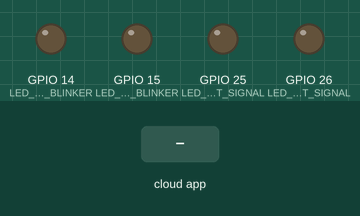
This sketch was run on a simulated ESP32. On the bench: output pins drawn as LEDs (lit = HIGH). Dashed ring = blinking. Inputs (shaded band) come from the test bench. The ROS host is connected and sends only what is stated.

Above: at 1.2 s.
1.3 s: the phone or cloud app sets blinkers to 1
At 1.55 s:
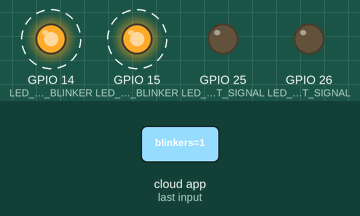
4.3 s: the phone or cloud app sets left_signal to 1
At 4.7 s:
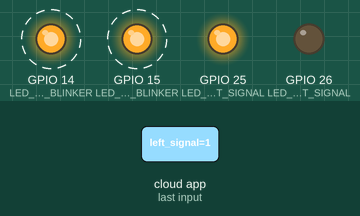
7.3 s: the phone or cloud app sets right_signal to 1
At 7.7 s:
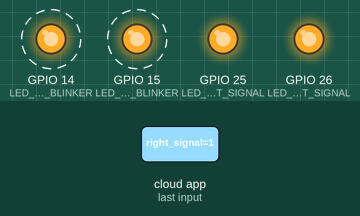
10.3 s: the phone or cloud app sets left_signal to 0
At 13.2 s:
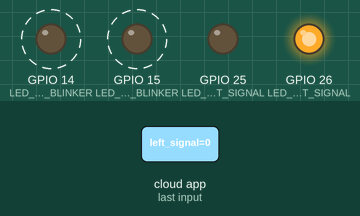
13.3 s: the phone or cloud app sets blinkers to 0
At 13.8 s:
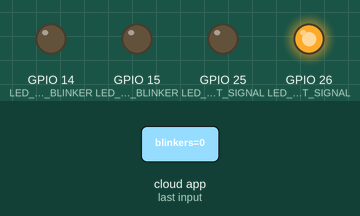
14.8 s: the phone or cloud app sets right_signal to 0
At 15.7 s:
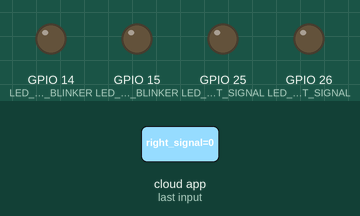
Timing chart, 0 to 17.3 s (numbered marks = the images above; inputs shaded):
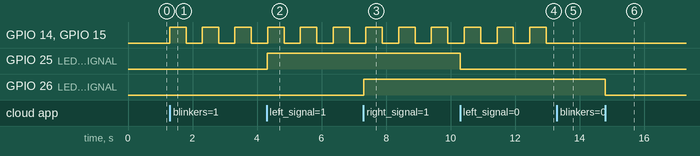

Measured:
- after the input at 1.3 s, GPIO 14 (LED_LEFT_BLINKER), GPIO 15 (LED_RIGHT_BLINKER): alternates HIGH for 0.51 s and LOW for 0.50 s, starting at once
- after the input at 4.3 s, GPIO 25 (LED_LEFT_SIGNAL): LOW → HIGH at once
- after the input at 7.3 s, GPIO 26 (LED_RIGHT_SIGNAL): LOW → HIGH at once
- after the input at 10.3 s, GPIO 25 (LED_LEFT_SIGNAL): HIGH → LOW at once
- after the input at 13.3 s, GPIO 14 (LED_LEFT_BLINKER), GPIO 15 (LED_RIGHT_BLINKER): stays LOW (without the input it goes to HIGH after 0.17 s)
- after the input at 14.8 s, GPIO 26 (LED_RIGHT_SIGNAL): HIGH → LOW at once

The sketch:

avim_esp32_hardware.ino
```cpp
/**
 * ═══════════════════════════════════════════════════════════════════════════
 *  AVIM – ESP32 Firmware  (solo LEDs)
 *  micro-ROS  ←── USB Serial ──→ Raspberry Pi 4B
 *
 *  Motores, servo y ultrasonidos → ahora en la Raspberry Pi
 *  LEDs → siguen en el ESP32
 *
 *  Pinout ESP32:
 *    GPIO 14 → LED blinker izquierdo
 *    GPIO 15 → LED blinker derecho
 *    GPIO 25 → LED señal izquierda
 *    GPIO 26 → LED señal derecha
 *
 *  Tópicos suscritos:
 *    /lights/blinkers      (std_msgs/Bool) → parpadeo ambos blinkers
 *    /lights/left_signal   (std_msgs/Bool) → señal izquierda fija
 *    /lights/right_signal  (std_msgs/Bool) → señal derecha fija
 * ═══════════════════════════════════════════════════════════════════════════
 */

#include <micro_ros_arduino.h>
#include <rcl/rcl.h>
#include <rcl/error_handling.h>
#include <rclc/rclc.h>
#include <rclc/executor.h>
#include <std_msgs/msg/bool.h>

// ── Pines de LEDs ─────────────────────────────────────────────────────────
#define LED_LEFT_BLINKER   14
#define LED_RIGHT_BLINKER  15
#define LED_LEFT_SIGNAL    25
#define LED_RIGHT_SIGNAL   26

// ── micro-ROS ─────────────────────────────────────────────────────────────
rclc_support_t  support;
rcl_allocator_t allocator;
rcl_node_t      node;
rclc_executor_t executor;

rcl_subscription_t sub_blinkers;
rcl_subscription_t sub_left_signal;
rcl_subscription_t sub_right_signal;

std_msgs__msg__Bool msg_blinkers;
std_msgs__msg__Bool msg_left_signal;
std_msgs__msg__Bool msg_right_signal;

// ── Estado de blinkers ────────────────────────────────────────────────────
bool          blinkers_active = false;
unsigned long last_blink_ms   = 0;
bool          blink_state     = false;

// ── Macro de error ────────────────────────────────────────────────────────
#define RCCHECK(fn) { \
    rcl_ret_t temp_rc = fn; \
    if (temp_rc != RCL_RET_OK) { error_loop(); } \
}

void error_loop() {
    // Parpadeo rápido = error micro-ROS
    while (true) {
        digitalWrite(LED_LEFT_BLINKER, !digitalRead(LED_LEFT_BLINKER));
        delay(100);
    }
}

// ── Callbacks ─────────────────────────────────────────────────────────────
void cb_blinkers(const void* msg_in) {
    const std_msgs__msg__Bool* m = (const std_msgs__msg__Bool*)msg_in;
    blinkers_active = m->data;
    if (!blinkers_active) {
        digitalWrite(LED_LEFT_BLINKER,  LOW);
        digitalWrite(LED_RIGHT_BLINKER, LOW);
    }
}

void cb_left_signal(const void* msg_in) {
    const std_msgs__msg__Bool* m = (const std_msgs__msg__Bool*)msg_in;
    digitalWrite(LED_LEFT_SIGNAL, m->data ? HIGH : LOW);
}

void cb_right_signal(const void* msg_in) {
    const std_msgs__msg__Bool* m = (const std_msgs__msg__Bool*)msg_in;
    digitalWrite(LED_RIGHT_SIGNAL, m->data ? HIGH : LOW);
}

// ── Blinkers no bloqueante ────────────────────────────────────────────────
void update_blinkers(unsigned long now_ms) {
    if (!blinkers_active) return;
    if (now_ms - last_blink_ms >= 500) {
        blink_state   = !blink_state;
        last_blink_ms = now_ms;
        digitalWrite(LED_LEFT_BLINKER,  blink_state ? HIGH : LOW);
        digitalWrite(LED_RIGHT_BLINKER, blink_state ? HIGH : LOW);
    }
}

// ── Setup ─────────────────────────────────────────────────────────────────
void setup() {
    // Configurar pines de LEDs
    pinMode(LED_LEFT_BLINKER,  OUTPUT);
    pinMode(LED_RIGHT_BLINKER, OUTPUT);
    pinMode(LED_LEFT_SIGNAL,   OUTPUT);
    pinMode(LED_RIGHT_SIGNAL,  OUTPUT);

    // Apagar todos al inicio
    digitalWrite(LED_LEFT_BLINKER,  LOW);
    digitalWrite(LED_RIGHT_BLINKER, LOW);
    digitalWrite(LED_LEFT_SIGNAL,   LOW);
    digitalWrite(LED_RIGHT_SIGNAL,  LOW);

    // micro-ROS
    set_microros_transports();
    allocator = rcl_get_default_allocator();

    RCCHECK(rclc_support_init(&support, 0, NULL, &allocator));
    RCCHECK(rclc_node_init_default(&node, "avim_esp32_lights", "", &support));

    // Subscriptores
    RCCHECK(rclc_subscription_init_default(&sub_blinkers, &node,
        ROSIDL_GET_MSG_TYPE_SUPPORT(std_msgs, msg, Bool),
        "/lights/blinkers"));

    RCCHECK(rclc_subscription_init_default(&sub_left_signal, &node,
        ROSIDL_GET_MSG_TYPE_SUPPORT(std_msgs, msg, Bool),
        "/lights/left_signal"));

    RCCHECK(rclc_subscription_init_default(&sub_right_signal, &node,
        ROSIDL_GET_MSG_TYPE_SUPPORT(std_msgs, msg, Bool),
        "/lights/right_signal"));

    // Executor con 3 subscriptores
    RCCHECK(rclc_executor_init(&executor, &support.context, 3, &allocator));

    RCCHECK(rclc_executor_add_subscription(&executor, &sub_blinkers,
        &msg_blinkers, &cb_blinkers, ON_NEW_DATA));

    RCCHECK(rclc_executor_add_subscription(&executor, &sub_left_signal,
        &msg_left_signal, &cb_left_signal, ON_NEW_DATA));

    RCCHECK(rclc_executor_add_subscription(&executor, &sub_right_signal,
        &msg_right_signal, &cb_right_signal, ON_NEW_DATA));
}

// ── Loop ──────────────────────────────────────────────────────────────────
void loop() {
    unsigned long now_ms = millis();

    // Procesar mensajes de ROS 2
    rclc_executor_spin_some(&executor, RCL_MS_TO_NS(10));

    // Actualizar blinkers (no bloqueante)
    update_blinkers(now_ms);
}
```
